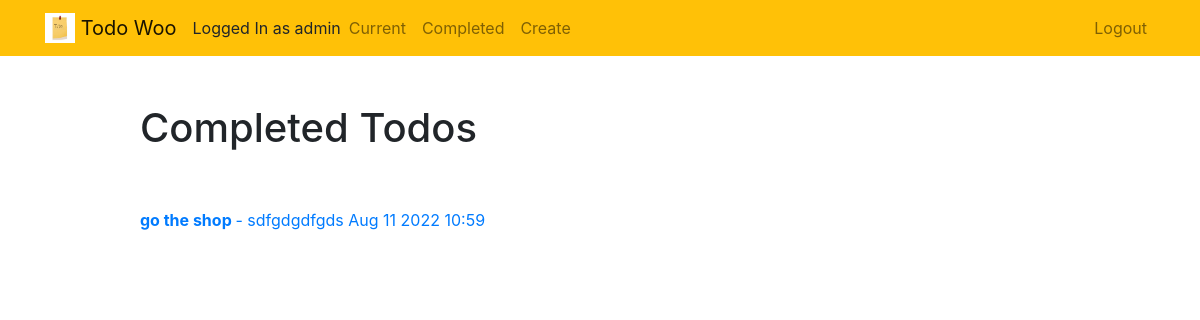
The app's page /completed/ (signed in), older data.
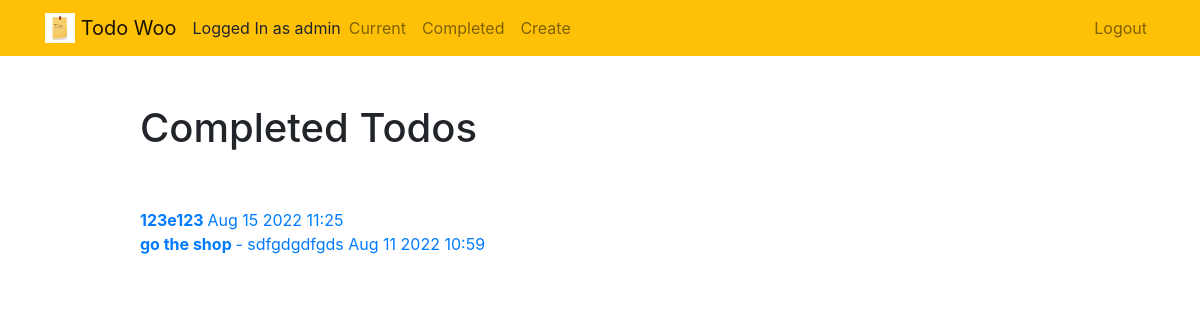
The same page, newer data.
### todo/models.py (models this page shows, shortened)
class Todo(models.Model):
    title = models.CharField(max_length=100)
    context = models.TextField(blank=True)
    created = models.DateTimeField(auto_now_add=True)
    datecompleted = models.DateTimeField(null=True, blank=True)
    important = models.BooleanField(default=False)
    user = models.ForeignKey(User, on_delete=models.CASCADE)

### todo/views.py (the view)
# urls.py: path('completed/', Completed, name='completed'),
@login_required()
def Completed(request):
    todos = Todo.objects.filter(user=request.user, datecompleted__isnull=False).order_by('-datecompleted')
    return render(request, 'completed.html', {'todos': todos})

### todo/templates/completed.html
{% extends 'base.html' %}
{% block content %}
<div class="row justify-content-center mt-5">
    <div class="col-md-10">
        <h1>Completed Todos</h1>
    </div>
</div>
<div class="row justify-content-center mt-5">
    <div class="col-md-10">
        <div class="list-group">
            {% for todo in todos %}
                <a href="{% url 'todo' todo.id %}">
                    {% if todo.important %}<b>{% endif %}
                    {{ todo.title }}
                    {% if todo.important %}</b>{% endif %}
                    {% if todo.context %}
                    - {{ todo.context }}
                    {% endif %}
                    {{ todo.datecompleted|date:'M j Y H:i' }}
                </a>
            {% endfor %}
        </div>
    </div>
</div>
{% endblock %}

### todo/templates/base.html (shortened to what this page needs)
{% load static %}
<!doctype html>
<html lang="en">
<head>
    <link rel="stylesheet" href="https://stackpath.bootstrapcdn.com/bootstrap/4.4.1/css/bootstrap.min.css"
>
</head>
<body>
<nav class="navbar navbar-expand-md navbar-light bg-warning">
    <div class="container">
        <a class="navbar-brand" href="{% url 'home' %}">
            <img src="{% static 'todo/logo.png' %}" width="30" height="30" class="d-inline-block align-top">
            <span>Todo Woo</span>
        </a>
        <div class="collapse navbar-collapse" id="navbarNav">
            {% if user.is_authenticated %}
            Logged In as {{ user.username }}
            <ul class="navbar-nav mr-auto">
                <li class="nav-item {{ current }}">
                    <a class="nav-link" href="{% url 'currenttodos' %}">Current</a>
                </li>
                <li class="nav-item {{ completed }}">
                    <a class="nav-link" href="{% url 'completed' %}">Completed</a>
                </li>
                <li class="nav-item {{ create }}">
                    <a class="nav-link" href="{% url 'createdtodo' %}">Create</a>
                </li>
            </ul>
            {% endif %}
            <ul class="navbar-nav ml-auto">
                {% if user.is_authenticated %}
                <li class="nav-item">
                    <a href="#" onclick="$('#signOutBtn').click()" class="nav-link">Logout</a>
                </li>
                {% endif %}
            </ul>
        </div>
    </div>
</nav>
<div class="container">
    {% block content %}{% endblock %}
</div>
</body>
</html>

Row changes from the older to the newer data that the page shows:
added Todo: title "123e123", datecompleted "Aug 15 2022 11:25"
